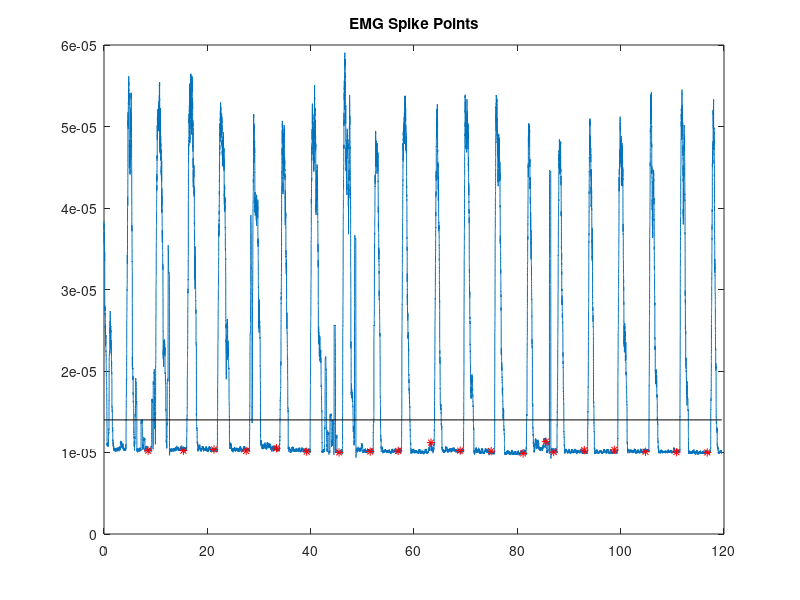
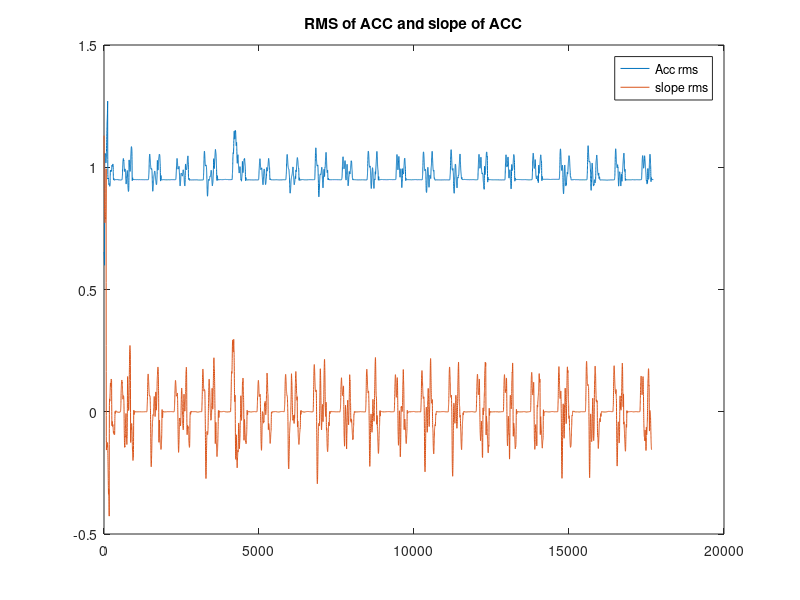
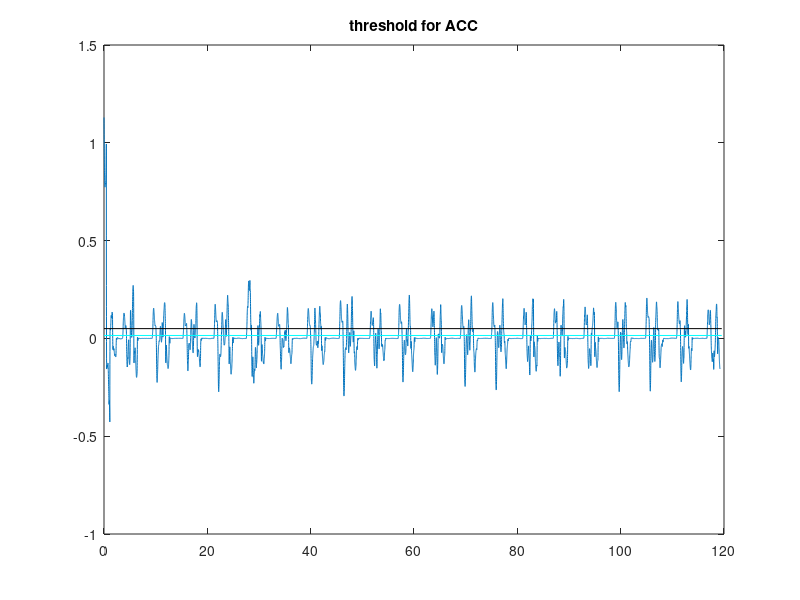
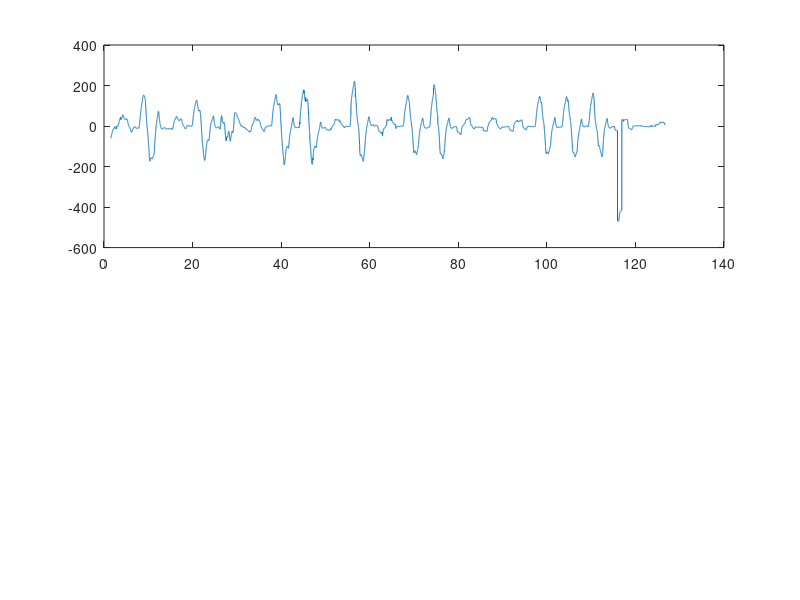

The MATLAB script that drew these images, in order: (Note: this script raises an error after producing the figures.)
% save("emg.mat","Xs","Emg","Emg_rms");
% save("acc.mat","Xs_acc","AccX","AccY","AccZ");

clear all;
close all;
clc;

load("acc_modified.mat");
load("emg_modified.mat");

% plot(Xs,emg_rms);
% hold on;
%% 
% EMG spike detection


% plot( emg_a);
% spike=zeros(25,2);
spike_emg =zeros(25,1);
spike_idx = zeros(25,1);
threshold = 1.4e-05;

wind= 1000;
k=1;
% for i = 2001:(length(emg_a)-2000)
i = wind + 1;
while i<=(length(emg_rms)-wind) 
    if (max(emg_rms(i-wind:i)))<=threshold && min(emg_rms(i+10:i+100)>= threshold)
        spike_emg(k)= emg_rms(i-850);
        spike_idx(k) = Xs(i-850);
        i = i+1000;
        k = k+1;
    else 
        i = i+1;
    end
end
spike_emg = nonzeros(spike_emg);
spike_idx = nonzeros(spike_idx);
%% 
% Plot EMG spike starting points
figure;
plot(Xs,emg_rms);
hold on;
line([0 Xs(end)], [threshold threshold], 'LineWidth', 0.5, 'Color', 'k');
plot(spike_idx,spike_emg,'r*');
hold off;
title("EMG Spike Points");
%% 
% ACC spike data. 

Acc = sqrt(AccX.^2 + AccY.^2 + AccZ.^2);

Acc_rms = movmean(Acc,100);

Acc_diff = diff(Acc_rms);

Xs_acc_diff = diff(Xs_acc);

Acc_slope = Acc_diff./Xs_acc_diff;
Acc_slope(end+1) = NaN;


slope_rms = movmean(Acc_slope,100);

% plot(Xs_acc,Acc);
% hold on;
% plot(Acc_rms);
figure;
plot(Acc_rms);
hold on;
% plot(Xs_acc,Acc_slope);
plot(slope_rms);
legend("Acc rms","slope rms");
hold off;
title("RMS of ACC and slope of ACC");
%% 
% Ploting the ACC spike points. 

spike_acc =zeros(25,1);
acc_idx = zeros(25,1);
lower_th = 0.015;
upper_th = 0.05;

window= 100;
k=1;
% for i = 2001:(length(emg_a)-2000)
i = 100+ window + 1;
while i<=(length(slope_rms)-window) 
    if (max(slope_rms(i-window:i)))<=lower_th && min(slope_rms(i+5:i+25)>= lower_th)
        spike_acc(k)= Acc_rms(i+20);
        acc_idx(k) = Xs_acc(i+20);
        i = i+650;
        k = k+1;
    else 
        i = i+1;
    end
end
spike_acc = nonzeros(spike_acc);
acc_idx = nonzeros(acc_idx);
%%

figure;
plot(Xs_acc,slope_rms);
hold on;
line([0 Xs_acc(end)], [upper_th upper_th], 'LineWidth', 0.5, 'Color', 'k');
line([0 Xs_acc(end)], [lower_th lower_th], 'LineWidth', 0.5, 'Color', 'c');
hold off;
title("threshold for ACC");

figure;
plot(Xs_acc,Acc_rms);
hold on;
plot(acc_idx,spike_acc,'r*');
hold off;
title("ACC Spikes");
%% 
% close all;

load('gaze.mat');

Xs_gaze = Xs_gaze./1000000;
gaze = sqrt(gazeX.^2 + gazeY.^2);
gaze_rms = movmean(gaze,200);

% plot(x, y);
% hold on;
% plot(x(locs), pks, 'ro', 'MarkerSize', 10);
% hold off;

% plot(Xs_gaze,gazeX);
% plot(Xs_gaze,gaze_rms);
% hold on;


gaze_diff = diff(gaze_rms);

Xs_gaze_diff = diff(Xs_gaze);

gaze_slope = gaze_diff./Xs_gaze_diff;
gaze_slope(end+1) = NaN;

gaze_slope_rms = movmean(gaze_slope,100);

subplot(2,1,1);
plot(Xs_gaze,gaze_slope_rms);

minPeakHeight = 40.0;
minPeakDistance = 100.0;

[pks, locs] = findpeaks(gaze_slope_rms,'MinPeakHeight', minPeakHeight, 'MinPeakDistance', minPeakDistance);
hold on;

gaze_move = locs - 100;

plot(Xs_gaze(locs), pks, 'r*', 'MarkerSize', 10);
title("gaze slope");

subplot(2,1,2);
plot(Xs_gaze,gaze_rms);
hold on;
plot(Xs_gaze(gaze_move), gaze_rms(gaze_move), 'r*', 'MarkerSize', 10);
hold off;
title("gaze with spike starts");
% 
% Acc_diff = diff(_rms);
% 
% Xs_acc_diff = diff(Xs_acc);
% 
% Acc_slope = Acc_diff./Xs_acc_diff;
% Acc_slope(end+1) = NaN;
% 
% 
% slope_rms = movmean(Acc_slope,100);
% 
% %% 
% figure;
% subplot(3,1,1);
% plot(Xs_acc,Acc_rms);
% subplot(3,1,2);
% plot(Xs,emg_rms);
% subplot(3,1,3);
% plot(Xs_gaze,gaze_rms);

%%
figure;
plot(acc_idx(1:end-1),1,'b*');
hold on;
plot(spike_idx(1:end-1),1,'k+');
plot(Xs_gaze(gaze_move), 1,'r.');
hold off;
legend('Accelerometer(*)','EMG(+)','Gaze(.)');
title("Acc vs EMG vs Gaze");

diff_idx = spike_idx(1:end-1)-acc_idx(1:end-1);
emg_diff = mean(diff_idx)*1000;
gaze_diff = mean(Xs_gaze(gaze_move)-spike_idx(1:end-1))*1000;
message = "On average, the emg signals are about " + num2str(emg_diff) + "ms" + ...
    " ahead of accelerometer and the gaze signals are about " + ... 
num2str(gaze_diff) + "ms ahead of emg signals.";
disp(message);